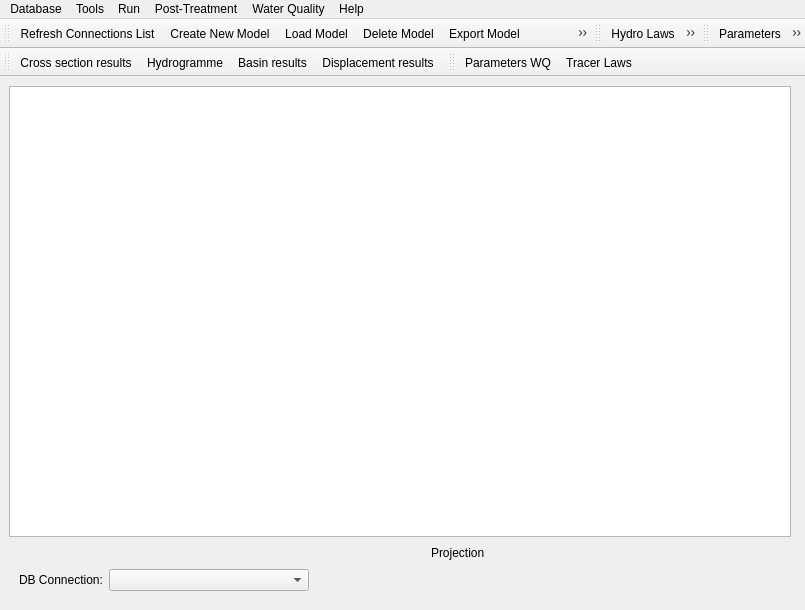
<?xml version="1.0" encoding="UTF-8"?>
<ui version="4.0">
 <class>MascPlug</class>
 <widget class="QMainWindow" name="MascPlug">
  <property name="enabled">
   <bool>true</bool>
  </property>
  <property name="geometry">
   <rect>
    <x>0</x>
    <y>0</y>
    <width>805</width>
    <height>610</height>
   </rect>
  </property>
  <property name="windowTitle">
   <string>Mascaret</string>
  </property>
  <property name="windowIcon">
   <iconset resource="../resources.qrc">
    <normaloff>:/plugins/Mascaret/icones/icon_base.png</normaloff>:/plugins/Mascaret/icones/icon_base.png</iconset>
  </property>
  <property name="iconSize">
   <size>
    <width>24</width>
    <height>24</height>
   </size>
  </property>
  <widget class="QWidget" name="centralwidget">
   <layout class="QGridLayout" name="gridLayout_2">
    <item row="1" column="0">
     <layout class="QHBoxLayout" name="horizontalLayout">
      <property name="topMargin">
       <number>0</number>
      </property>
      <item>
       <spacer name="horizontalSpacer">
        <property name="orientation">
         <enum>Qt::Horizontal</enum>
        </property>
        <property name="sizeHint" stdset="0">
         <size>
          <width>40</width>
          <height>20</height>
         </size>
        </property>
       </spacer>
      </item>
      <item>
       <widget class="QLabel" name="label">
        <property name="text">
         <string>Projection</string>
        </property>
       </widget>
      </item>
      <item>
       <widget class="QgsProjectionSelectionWidget" name="crsWidget">
        <property name="minimumSize">
         <size>
          <width>300</width>
          <height>0</height>
         </size>
        </property>
        <property name="maximumSize">
         <size>
          <width>400</width>
          <height>16777215</height>
         </size>
        </property>
       </widget>
      </item>
     </layout>
    </item>
    <item row="0" column="0">
     <widget class="QTextEdit" name="text_edit">
      <property name="minimumSize">
       <size>
        <width>200</width>
        <height>200</height>
       </size>
      </property>
      <property name="mouseTracking">
       <bool>false</bool>
      </property>
      <property name="readOnly">
       <bool>true</bool>
      </property>
     </widget>
    </item>
    <item row="2" column="0">
     <layout class="QGridLayout" name="gridLayout">
      <item row="0" column="2">
       <widget class="QComboBox" name="connsCbo">
        <property name="minimumSize">
         <size>
          <width>200</width>
          <height>0</height>
         </size>
        </property>
       </widget>
      </item>
      <item row="0" column="3">
       <spacer name="horizontalSpacer_2">
        <property name="orientation">
         <enum>Qt::Horizontal</enum>
        </property>
        <property name="sizeHint" stdset="0">
         <size>
          <width>40</width>
          <height>20</height>
         </size>
        </property>
       </spacer>
      </item>
      <item row="0" column="1">
       <widget class="QLabel" name="labelCurDatabase">
        <property name="text">
         <string>DB Connection:</string>
        </property>
       </widget>
      </item>
      <item row="0" column="0">
       <spacer name="horizontalSpacer_3">
        <property name="orientation">
         <enum>Qt::Horizontal</enum>
        </property>
        <property name="sizeType">
         <enum>QSizePolicy::Minimum</enum>
        </property>
        <property name="sizeHint" stdset="0">
         <size>
          <width>10</width>
          <height>20</height>
         </size>
        </property>
       </spacer>
      </item>
     </layout>
    </item>
    <item row="3" column="0">
     <spacer name="verticalSpacer">
      <property name="orientation">
       <enum>Qt::Vertical</enum>
      </property>
      <property name="sizeType">
       <enum>QSizePolicy::Fixed</enum>
      </property>
      <property name="sizeHint" stdset="0">
       <size>
        <width>20</width>
        <height>10</height>
       </size>
      </property>
     </spacer>
    </item>
    <item row="1" column="1">
     <spacer name="horizontalSpacer_4">
      <property name="orientation">
       <enum>Qt::Horizontal</enum>
      </property>
      <property name="sizeType">
       <enum>QSizePolicy::Minimum</enum>
      </property>
      <property name="sizeHint" stdset="0">
       <size>
        <width>5</width>
        <height>5</height>
       </size>
      </property>
     </spacer>
    </item>
   </layout>
  </widget>
  <widget class="QMenuBar" name="menubar">
   <property name="geometry">
    <rect>
     <x>0</x>
     <y>0</y>
     <width>805</width>
     <height>21</height>
    </rect>
   </property>
   <widget class="QMenu" name="menuHelp">
    <property name="title">
     <string>Help</string>
    </property>
    <widget class="QMenu" name="menuSetting">
     <property name="title">
      <string>Setting</string>
     </property>
     <property name="icon">
      <iconset resource="../resources.qrc">
       <normaloff>:/plugins/Mascaret/icones/options.png</normaloff>:/plugins/Mascaret/icones/options.png</iconset>
     </property>
     <addaction name="actionOptions"/>
     <addaction name="actionRestore_Default_Options"/>
    </widget>
    <addaction name="menuSetting"/>
    <addaction name="actionWebsite"/>
    <addaction name="actionWikisite"/>
    <addaction name="actionAbout"/>
   </widget>
   <widget class="QMenu" name="menu_Tools">
    <property name="title">
     <string>Tools</string>
    </property>
    <widget class="QMenu" name="menuProfile_Tools">
     <property name="title">
      <string>Profile Tools</string>
     </property>
     <addaction name="action_Extract_MNTfor_profile"/>
     <addaction name="actionExtract_Beds"/>
     <addaction name="actionUpdate_Beds"/>
     <addaction name="actionUpdate_Beds_Geom"/>
     <addaction name="actionUpdate_Zones"/>
     <addaction name="actionFilter_All_Profiles"/>
    </widget>
    <addaction name="actionHydro_Laws"/>
    <addaction name="actionCross_section"/>
    <addaction name="actionObservations"/>
    <addaction name="actionStructures"/>
    <addaction name="actionStructures_weirs"/>
    <addaction name="actionStructures_links"/>
    <addaction name="actionStructures_weirs_old"/>
    <addaction name="actionTest"/>
    <addaction name="separator"/>
    <addaction name="actionUpdate_all_PK"/>
    <addaction name="menuProfile_Tools"/>
   </widget>
   <widget class="QMenu" name="menuDB">
    <property name="title">
     <string>Database</string>
    </property>
    <addaction name="actionRefresh_Database"/>
    <addaction name="action_update_bin"/>
    <addaction name="separator"/>
    <addaction name="actionCreate_New_Model"/>
    <addaction name="actionLoad_Model"/>
    <addaction name="actionDeleteModel"/>
    <addaction name="action_table_reconstruction_vacuum_full"/>
    <addaction name="separator"/>
    <addaction name="actionExport_Model"/>
    <addaction name="actionImport_Model"/>
    <addaction name="actionImport_Old_Model"/>
    <addaction name="actionTo_clone_Model"/>
   </widget>
   <widget class="QMenu" name="menuRun">
    <property name="title">
     <string>Run</string>
    </property>
    <addaction name="actionParameters"/>
    <addaction name="separator"/>
    <addaction name="actionCreate_Geometry"/>
    <addaction name="actionCreate_xcas"/>
    <addaction name="actionCreate_Basin"/>
    <addaction name="actionExport_Model_Files"/>
    <addaction name="separator"/>
    <addaction name="actionRun"/>
    <addaction name="separator"/>
    <addaction name="actionExport_Run"/>
    <addaction name="actionDelete_Run"/>
    <addaction name="actionImport_Results"/>
    <addaction name="actionReadLisFile"/>
   </widget>
   <widget class="QMenu" name="menuPost_Treatment">
    <property name="title">
     <string>Post-Treatment</string>
    </property>
    <addaction name="actionHydrogramme"/>
    <addaction name="actionCross_section_results"/>
    <addaction name="actionBasin"/>
    <addaction name="actionGraphRes"/>
    <addaction name="separator"/>
    <addaction name="actionScores"/>
    <addaction name="actionExport_Results"/>
    <addaction name="actionCartoZI"/>
    <addaction name="action_create_lig_file"/>
    <addaction name="separator"/>
    <addaction name="action_mass_graphic_events"/>
   </widget>
   <widget class="QMenu" name="menuWater_Quality">
    <property name="title">
     <string>Water Quality</string>
    </property>
    <addaction name="actionParameters_Water_Quality"/>
    <addaction name="actionTracer_Laws"/>
    <addaction name="actionexport_tracer_files"/>
   </widget>
   <addaction name="menuDB"/>
   <addaction name="menu_Tools"/>
   <addaction name="menuRun"/>
   <addaction name="menuPost_Treatment"/>
   <addaction name="menuWater_Quality"/>
   <addaction name="menuHelp"/>
  </widget>
  <widget class="QToolBar" name="dbToolBar">
   <property name="windowTitle">
    <string>toolBar</string>
   </property>
   <attribute name="toolBarArea">
    <enum>TopToolBarArea</enum>
   </attribute>
   <attribute name="toolBarBreak">
    <bool>false</bool>
   </attribute>
   <addaction name="actionRefresh_Database"/>
   <addaction name="actionCreate_New_Model"/>
   <addaction name="actionLoad_Model"/>
   <addaction name="actionDeleteModel"/>
   <addaction name="actionExport_Model"/>
   <addaction name="actionImport_Model"/>
  </widget>
  <widget class="QToolBar" name="ToolsToolBar">
   <property name="windowTitle">
    <string>toolBar</string>
   </property>
   <attribute name="toolBarArea">
    <enum>TopToolBarArea</enum>
   </attribute>
   <attribute name="toolBarBreak">
    <bool>false</bool>
   </attribute>
   <addaction name="actionHydro_Laws"/>
   <addaction name="actionCross_section"/>
   <addaction name="actionObservations"/>
   <addaction name="actionStructures"/>
   <addaction name="separator"/>
   <addaction name="action_Extract_MNTfor_profile"/>
   <addaction name="actionExtract_Beds"/>
   <addaction name="actionUpdate_Beds_Geom"/>
  </widget>
  <widget class="QToolBar" name="RunToolBar">
   <property name="windowTitle">
    <string>toolBar</string>
   </property>
   <attribute name="toolBarArea">
    <enum>TopToolBarArea</enum>
   </attribute>
   <attribute name="toolBarBreak">
    <bool>false</bool>
   </attribute>
   <addaction name="actionParameters"/>
   <addaction name="separator"/>
   <addaction name="actionCreate_Geometry"/>
   <addaction name="actionCreate_xcas"/>
   <addaction name="actionCreate_Basin"/>
   <addaction name="actionExport_Model_Files"/>
   <addaction name="separator"/>
   <addaction name="actionRun"/>
   <addaction name="separator"/>
   <addaction name="actionExport_Run"/>
   <addaction name="actionDelete_Run"/>
   <addaction name="actionImport_Results"/>
  </widget>
  <widget class="QToolBar" name="PostTreatmentToolBar">
   <property name="windowTitle">
    <string>toolBar</string>
   </property>
   <attribute name="toolBarArea">
    <enum>TopToolBarArea</enum>
   </attribute>
   <attribute name="toolBarBreak">
    <bool>true</bool>
   </attribute>
   <addaction name="actionCross_section_results"/>
   <addaction name="actionHydrogramme"/>
   <addaction name="actionBasin"/>
   <addaction name="actionGraphRes"/>
  </widget>
  <widget class="QToolBar" name="WaterQualityToolBar">
   <property name="acceptDrops">
    <bool>true</bool>
   </property>
   <property name="windowTitle">
    <string>toolBar</string>
   </property>
   <attribute name="toolBarArea">
    <enum>TopToolBarArea</enum>
   </attribute>
   <attribute name="toolBarBreak">
    <bool>false</bool>
   </attribute>
   <addaction name="actionParameters_Water_Quality"/>
   <addaction name="actionTracer_Laws"/>
  </widget>
  <action name="actionWebsite">
   <property name="icon">
    <iconset resource="../resources.qrc">
     <normaloff>:/plugins/Mascaret/icones/webSite.png</normaloff>:/plugins/Mascaret/icones/webSite.png</iconset>
   </property>
   <property name="text">
    <string>Web site</string>
   </property>
  </action>
  <action name="actionWikisite">
   <property name="icon">
    <iconset resource="../resources.qrc">
     <normaloff>:/plugins/Mascaret/icones/webSite.png</normaloff>:/plugins/Mascaret/icones/webSite.png</iconset>
   </property>
   <property name="text">
    <string>Wiki site</string>
   </property>
  </action>
  <action name="actionAbout">
   <property name="icon">
    <iconset resource="../resources.qrc">
     <normaloff>:/plugins/Mascaret/icones/icon_base.png</normaloff>:/plugins/Mascaret/icones/icon_base.png</iconset>
   </property>
   <property name="text">
    <string>About</string>
   </property>
  </action>
  <action name="actionDeleteModel">
   <property name="icon">
    <iconset resource="../resources.qrc">
     <normaloff>:/plugins/Mascaret/icones/dbDeleteModel.png</normaloff>:/plugins/Mascaret/icones/dbDeleteModel.png</iconset>
   </property>
   <property name="text">
    <string>Delete Model</string>
   </property>
  </action>
  <action name="actionRefresh_Database">
   <property name="icon">
    <iconset resource="../resources.qrc">
     <normaloff>:/plugins/Mascaret/icones/refreshConnections.png</normaloff>:/plugins/Mascaret/icones/refreshConnections.png</iconset>
   </property>
   <property name="text">
    <string>Refresh Connections List</string>
   </property>
  </action>
  <action name="actionExport_Model">
   <property name="icon">
    <iconset resource="../resources.qrc">
     <normaloff>:/plugins/Mascaret/icones/dbExtractModel.png</normaloff>:/plugins/Mascaret/icones/dbExtractModel.png</iconset>
   </property>
   <property name="text">
    <string>Export Model</string>
   </property>
  </action>
  <action name="action_Extract_MNTfor_profile">
   <property name="icon">
    <iconset resource="../resources.qrc">
     <normaloff>:/plugins/Mascaret/icones/mntExtract.png</normaloff>:/plugins/Mascaret/icones/mntExtract.png</iconset>
   </property>
   <property name="text">
    <string>Extract MNT for profile</string>
   </property>
  </action>
  <action name="actionSteady">
   <property name="text">
    <string>Steady</string>
   </property>
  </action>
  <action name="actionUnsteady">
   <property name="text">
    <string>Unsteady</string>
   </property>
  </action>
  <action name="actionTranscritical">
   <property name="text">
    <string>Transcritical</string>
   </property>
  </action>
  <action name="actionCreate_Geometry">
   <property name="icon">
    <iconset resource="../resources.qrc">
     <normaloff>:/plugins/Mascaret/icones/geo.png</normaloff>:/plugins/Mascaret/icones/geo.png</iconset>
   </property>
   <property name="text">
    <string>Create Geometry</string>
   </property>
  </action>
  <action name="actionCreate_xcas">
   <property name="icon">
    <iconset resource="../resources.qrc">
     <normaloff>:/plugins/Mascaret/icones/xcas.png</normaloff>:/plugins/Mascaret/icones/xcas.png</iconset>
   </property>
   <property name="text">
    <string>Create xcas</string>
   </property>
  </action>
  <action name="actionSteadyRun">
   <property name="text">
    <string>Steady</string>
   </property>
  </action>
  <action name="actionUnsteadyRun">
   <property name="text">
    <string>Unsteady</string>
   </property>
  </action>
  <action name="actionTranscriticalRun">
   <property name="text">
    <string>Transcritical</string>
   </property>
  </action>
  <action name="actionObservation_Load">
   <property name="text">
    <string>Observation Load</string>
   </property>
  </action>
  <action name="actionCreate_New_Model">
   <property name="icon">
    <iconset resource="../resources.qrc">
     <normaloff>:/plugins/Mascaret/icones/dbCreateModel.png</normaloff>:/plugins/Mascaret/icones/dbCreateModel.png</iconset>
   </property>
   <property name="text">
    <string>Create New Model</string>
   </property>
  </action>
  <action name="actionLoad_Model">
   <property name="icon">
    <iconset resource="../resources.qrc">
     <normaloff>:/plugins/Mascaret/icones/dbLoadModel.png</normaloff>:/plugins/Mascaret/icones/dbLoadModel.png</iconset>
   </property>
   <property name="text">
    <string>Load Model</string>
   </property>
  </action>
  <action name="actionOptions">
   <property name="text">
    <string>Options</string>
   </property>
  </action>
  <action name="actionRestore_Default_Options">
   <property name="text">
    <string>Restore Default Options</string>
   </property>
  </action>
  <action name="actionExample">
   <property name="text">
    <string>Create example</string>
   </property>
  </action>
  <action name="actionHydrogramme">
   <property name="checkable">
    <bool>true</bool>
   </property>
   <property name="icon">
    <iconset resource="../resources.qrc">
     <normaloff>:/plugins/Mascaret/icones/hydrogramme.png</normaloff>:/plugins/Mascaret/icones/hydrogramme.png</iconset>
   </property>
   <property name="text">
    <string>Hydrogramme</string>
   </property>
  </action>
  <action name="actionCross_section">
   <property name="checkable">
    <bool>true</bool>
   </property>
   <property name="icon">
    <iconset resource="../resources.qrc">
     <normaloff>:/plugins/Mascaret/icones/profil.png</normaloff>:/plugins/Mascaret/icones/profil.png</iconset>
   </property>
   <property name="text">
    <string>Cross section</string>
   </property>
  </action>
  <action name="actionCross_section_results">
   <property name="checkable">
    <bool>true</bool>
   </property>
   <property name="icon">
    <iconset resource="../resources.qrc">
     <normaloff>:/plugins/Mascaret/icones/profilResult.png</normaloff>:/plugins/Mascaret/icones/profilResult.png</iconset>
   </property>
   <property name="text">
    <string>Cross section results</string>
   </property>
  </action>
  <action name="actionParameters">
   <property name="icon">
    <iconset resource="../resources.qrc">
     <normaloff>:/plugins/Mascaret/icones/parameter.png</normaloff>:/plugins/Mascaret/icones/parameter.png</iconset>
   </property>
   <property name="text">
    <string>Parameters</string>
   </property>
  </action>
  <action name="actionRun">
   <property name="icon">
    <iconset resource="../resources.qrc">
     <normaloff>:/plugins/Mascaret/icones/play.png</normaloff>:/plugins/Mascaret/icones/play.png</iconset>
   </property>
   <property name="text">
    <string>Run</string>
   </property>
  </action>
  <action name="actionDelete_Run">
   <property name="icon">
    <iconset resource="../resources.qrc">
     <normaloff>:/plugins/Mascaret/icones/croix.png</normaloff>:/plugins/Mascaret/icones/croix.png</iconset>
   </property>
   <property name="text">
    <string>Delete Run</string>
   </property>
  </action>
  <action name="actionExport_Run">
   <property name="icon">
    <iconset resource="../resources.qrc">
     <normaloff>:/plugins/Mascaret/icones/repSav.png</normaloff>:/plugins/Mascaret/icones/repSav.png</iconset>
   </property>
   <property name="text">
    <string>Export last run case</string>
   </property>
  </action>
  <action name="actionImport_Model">
   <property name="icon">
    <iconset resource="../resources.qrc">
     <normaloff>:/plugins/Mascaret/icones/dbImportModel.png</normaloff>:/plugins/Mascaret/icones/dbImportModel.png</iconset>
   </property>
   <property name="text">
    <string>Import Model</string>
   </property>
  </action>
  <action name="actionParameters_Water_Quality">
   <property name="enabled">
    <bool>true</bool>
   </property>
   <property name="icon">
    <iconset resource="../resources.qrc">
     <normaloff>:/plugins/Mascaret/icones/parameterWQ.png</normaloff>:/plugins/Mascaret/icones/parameterWQ.png</iconset>
   </property>
   <property name="text">
    <string>Parameters WQ</string>
   </property>
  </action>
  <action name="actionTracer_Laws">
   <property name="icon">
    <iconset resource="../resources.qrc">
     <normaloff>:/plugins/Mascaret/icones/lawWQ.png</normaloff>:/plugins/Mascaret/icones/lawWQ.png</iconset>
   </property>
   <property name="text">
    <string>Tracer Laws</string>
   </property>
  </action>
  <action name="actionexport_tracer_files">
   <property name="text">
    <string>Export Tracer Files</string>
   </property>
  </action>
  <action name="actionAdd_WQ_tables">
   <property name="text">
    <string>Add WQ and Basins tables</string>
   </property>
  </action>
  <action name="actionCreate_Basin">
   <property name="icon">
    <iconset resource="../resources.qrc">
     <normaloff>:/plugins/Mascaret/icones/basin.png</normaloff>:/plugins/Mascaret/icones/basin.png</iconset>
   </property>
   <property name="text">
    <string>Create Basin</string>
   </property>
   <property name="toolTip">
    <string>Create Basin</string>
   </property>
  </action>
  <action name="actionBasin">
   <property name="checkable">
    <bool>true</bool>
   </property>
   <property name="icon">
    <iconset resource="../resources.qrc">
     <normaloff>:/plugins/Mascaret/icones/basinResult.png</normaloff>:/plugins/Mascaret/icones/basinResult.png</iconset>
   </property>
   <property name="text">
    <string>Basin results</string>
   </property>
   <property name="toolTip">
    <string>Basin results</string>
   </property>
  </action>
  <action name="action_update_bin">
   <property name="text">
    <string>Update Executable</string>
   </property>
  </action>
  <action name="actionAdd_Structure_tables">
   <property name="text">
    <string>Add Structure tables</string>
   </property>
  </action>
  <action name="actionAdd_Structure_temporal_tables">
   <property name="text">
    <string>Add Floodgate tables</string>
   </property>
  </action>
  <action name="actionStructures">
   <property name="icon">
    <iconset resource="../resources.qrc">
     <normaloff>:/plugins/Mascaret/icones/bridge.png</normaloff>:/plugins/Mascaret/icones/bridge.png</iconset>
   </property>
   <property name="text">
    <string>Structures</string>
   </property>
  </action>
  <action name="actionStructures_weirs">
   <property name="text">
    <string>Movable Weirs</string>
   </property>
  </action>
  <action name="actionTest">
   <property name="text">
    <string>Test</string>
   </property>
  </action>
  <action name="actionGraphRes">
   <property name="checkable">
    <bool>true</bool>
   </property>
   <property name="icon">
    <iconset resource="../resources.qrc">
     <normaloff>:/plugins/Mascaret/icones/graph_struct.png</normaloff>:/plugins/Mascaret/icones/graph_struct.png</iconset>
   </property>
   <property name="text">
    <string>Displacement results</string>
   </property>
   <property name="toolTip">
    <string>GraphRes</string>
   </property>
  </action>
  <action name="actionExport_Model_Files">
   <property name="icon">
    <iconset resource="../resources.qrc">
     <normaloff>:/plugins/Mascaret/icones/Model.png</normaloff>:/plugins/Mascaret/icones/Model.png</iconset>
   </property>
   <property name="text">
    <string>Export Model Files</string>
   </property>
  </action>
  <action name="actionImport_Results">
   <property name="icon">
    <iconset resource="../resources.qrc">
     <normaloff>:/plugins/Mascaret/icones/save_res.png</normaloff>:/plugins/Mascaret/icones/save_res.png</iconset>
   </property>
   <property name="text">
    <string>Import Results</string>
   </property>
  </action>
  <action name="actionUpdate_all_PK">
   <property name="text">
    <string>Update PK</string>
   </property>
  </action>
  <action name="actionObservations">
   <property name="icon">
    <iconset resource="../resources.qrc">
     <normaloff>:/plugins/Mascaret/icones/lawObs.png</normaloff>:/plugins/Mascaret/icones/lawObs.png</iconset>
   </property>
   <property name="text">
    <string>Obs</string>
   </property>
   <property name="toolTip">
    <string>Observations</string>
   </property>
  </action>
  <action name="actionScores">
   <property name="text">
    <string>Scores</string>
   </property>
  </action>
  <action name="actionImport_Old_Model">
   <property name="text">
    <string>Import Old Model</string>
   </property>
  </action>
  <action name="actionHydro_Laws">
   <property name="icon">
    <iconset resource="../resources.qrc">
     <normaloff>:/plugins/Mascaret/icones/lawHydro.png</normaloff>:/plugins/Mascaret/icones/lawHydro.png</iconset>
   </property>
   <property name="text">
    <string>Hydro Laws</string>
   </property>
   <property name="toolTip">
    <string>Hydro Laws</string>
   </property>
  </action>
  <action name="actionUpdate_Zones">
   <property name="text">
    <string>Update Zones</string>
   </property>
  </action>
  <action name="actionTo_clone_Model">
   <property name="text">
    <string>To clone Model</string>
   </property>
  </action>
  <action name="actionFilter_All_Profiles">
   <property name="text">
    <string>Filter All Profiles</string>
   </property>
  </action>
  <action name="action_table_reconstruction_vacuum_full">
   <property name="text">
    <string>Rebuild Table (Vacuum Full)</string>
   </property>
  </action>
  <action name="actionStructures_links">
   <property name="text">
    <string>Movable Links</string>
   </property>
  </action>
  <action name="actionExtract_Beds">
   <property name="icon">
    <iconset resource="../resources.qrc">
     <normaloff>:/plugins/Mascaret/icones/bed_import.png</normaloff>:/plugins/Mascaret/icones/bed_import.png</iconset>
   </property>
   <property name="text">
    <string>Import Beds limits from polyline</string>
   </property>
   <property name="toolTip">
    <string>Import Beds limits from polyline</string>
   </property>
  </action>
  <action name="actionUpdate_Beds">
   <property name="text">
    <string>Apply Bed limits imported</string>
   </property>
   <property name="toolTip">
    <string>Apply Bed limits imported</string>
   </property>
  </action>
  <action name="actionUpdate_Beds_Geom">
   <property name="icon">
    <iconset resource="../resources.qrc">
     <normaloff>:/plugins/Mascaret/icones/bed_update.png</normaloff>:/plugins/Mascaret/icones/bed_update.png</iconset>
   </property>
   <property name="text">
    <string>Update River minor bed geometries</string>
   </property>
   <property name="toolTip">
    <string>Update River minor bed geometries</string>
   </property>
  </action>
  <action name="actionExport_Results">
   <property name="text">
    <string>Export Results</string>
   </property>
  </action>
  <action name="actionCartoZI">
   <property name="text">
    <string>Export CartoZI</string>
   </property>
  </action>
  <action name="actionReadLisFile">
   <property name="text">
    <string>Reading last .lis File</string>
   </property>
  </action>
  <action name="action_mass_graphic_events">
   <property name="text">
    <string>Mass output of plots</string>
   </property>
  </action>
  <action name="action_create_lig_file">
   <property name="text">
    <string>Export .lig File</string>
   </property>
  </action>
  <action name="actionStructures_weirs_old">
   <property name="text">
    <string>Movable Dam</string>
   </property>
   <property name="whatsThis">
    <string>Old version of mobile dam</string>
   </property>
  </action>
 </widget>
 <customwidgets>
  <customwidget>
   <class>QgsProjectionSelectionWidget</class>
   <extends>QWidget</extends>
   <header>qgsprojectionselectionwidget.h</header>
   <container>1</container>
  </customwidget>
 </customwidgets>
 <tabstops>
  <tabstop>text_edit</tabstop>
 </tabstops>
 <resources>
  <include location="../resources.qrc"/>
 </resources>
 <connections/>
</ui>
